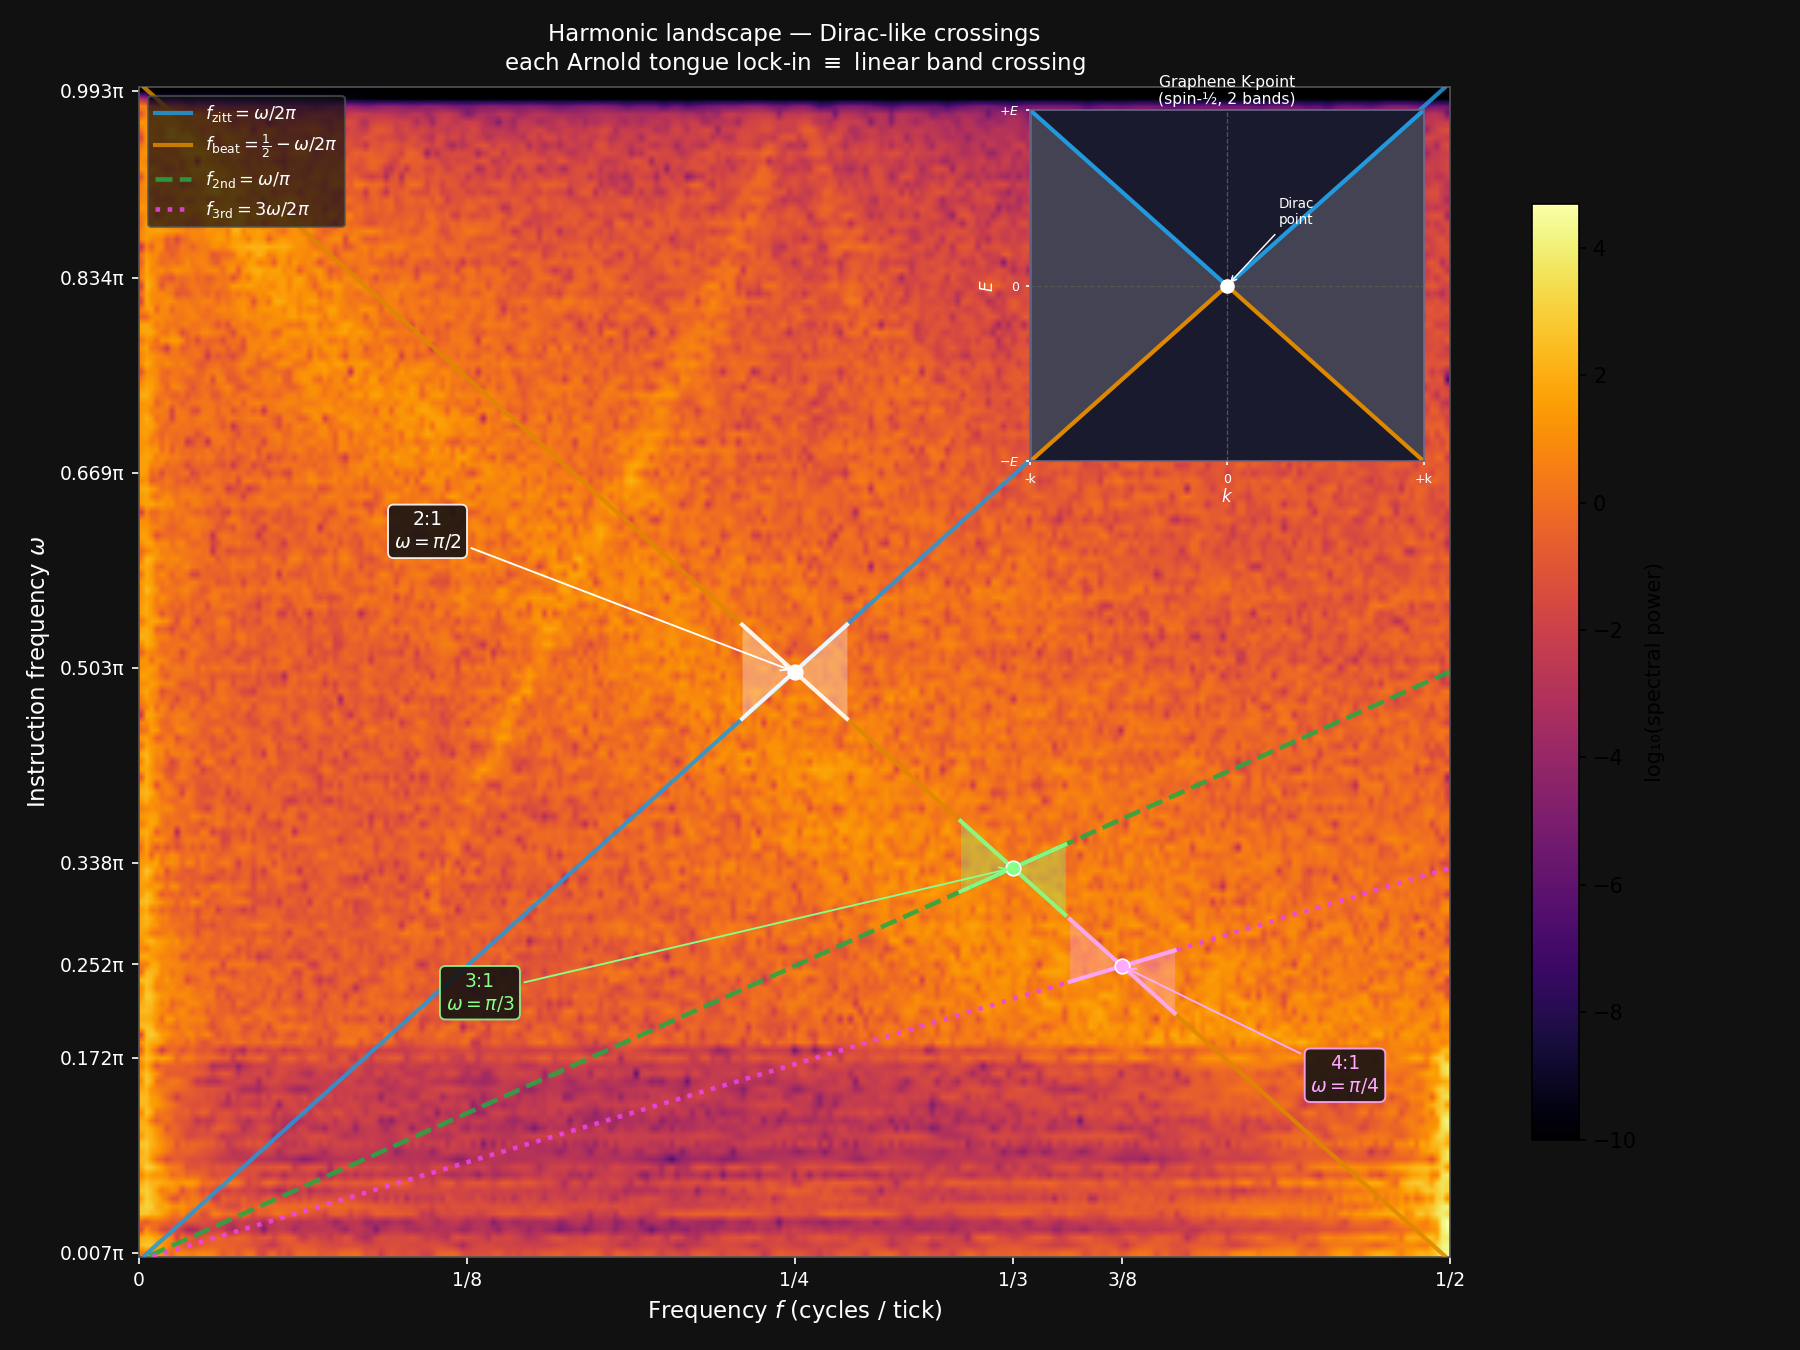

This figure's Python source:
"""
dirac_cones_overlay.py
Dirac cone annotations superimposed on the harmonic landscape heatmap,
with a graphene Dirac cone inset for comparison.

Requires: data/exp_harmonic_hires_powermap.npy  (generated by exp_harmonic_hires.py)
Falls back to a blank axes if the data file is not yet available.

Y-axis is row-index space (0..N_OMEGA=150) matching the original heatmap imshow.
Omega <-> row conversion:
    OMEGA_SCAN = linspace(0, pi, 152)[1:-1]  ->  omega_i = (i+1)*pi/151
    y_center(i) = i + 0.5
    =>  y(omega)  = omega * 151/pi - 0.5
    =>  omega(y)  = (y + 0.5) * pi / 151

Run from repo root:
    python figures/dirac_cones_overlay.py
Saves: figures/dirac_cones_overlay.pdf  +  .png
"""

import numpy as np
import matplotlib
matplotlib.use('Agg')
import matplotlib.pyplot as plt
import os

_ROOT    = os.path.abspath(os.path.join(os.path.dirname(__file__), '..'))
DATA_NPY = os.path.join(_ROOT, 'data', 'exp_harmonic_hires_powermap.npy')
OUT_DIR  = os.path.join(_ROOT, 'figures')

N_OMEGA  = 150
N_TICKS  = 512

C_BG     = '#111111'
C_TEXT   = 'white'

# ── Coordinate conversion ──────────────────────────────────────────────────────
def omega_to_y(omega):
    return omega * 151.0 / np.pi - 0.5

# ── Dispersion lines ───────────────────────────────────────────────────────────
f_arr = np.linspace(0, 0.5, 500)

lines = [
    dict(x=f_arr, y=302*f_arr - 0.5,
         color='#2299dd', lw=2.0, ls='-',
         label=r'$f_\mathrm{zitt} = \omega/2\pi$'),
    dict(x=f_arr, y=150.5 - 302*f_arr,
         color='#dd8800', lw=2.0, ls='-',
         label=r'$f_\mathrm{beat} = \frac{1}{2}-\omega/2\pi$'),
    dict(x=f_arr, y=151*f_arr - 0.5,
         color='#22aa44', lw=2.2, ls='--',
         label=r'$f_\mathrm{2nd} = \omega/\pi$'),
    dict(x=f_arr, y=(302/3)*f_arr - 0.5,
         color='#ee44ee', lw=2.2, ls=':',
         label=r'$f_\mathrm{3rd} = 3\omega/2\pi$'),
]
for ln in lines:
    mask = (ln['y'] >= 0) & (ln['y'] <= N_OMEGA)
    ln['x'] = ln['x'][mask]
    ln['y'] = ln['y'][mask]

# ── Crossing points ────────────────────────────────────────────────────────────
crossings = [
    dict(f=0.250, y=omega_to_y(np.pi/2),
         label='2:1\n$\\omega=\\pi/2$',  color='white',
         lxy=(0.11, omega_to_y(np.pi/2) + 18)),   # upper-left, plenty of space
    dict(f=1/3,   y=omega_to_y(np.pi/3),
         label='3:1\n$\\omega=\\pi/3$',  color='#88ff88',
         lxy=(0.13, omega_to_y(np.pi/3) - 16)),   # lower-left
    dict(f=3/8,   y=omega_to_y(np.pi/4),
         label='4:1\n$\\omega=\\pi/4$',  color='#ffaaff',
         lxy=(0.46, omega_to_y(np.pi/4) - 14)),   # lower-right, well clear of 3:1
]

# ── Cone geometry ──────────────────────────────────────────────────────────────
# slopes d(y_row)/d(f) for each crossing pair:
cone_specs = [
    dict(fc=0.250, yc=omega_to_y(np.pi/2), s1= 302,    s2=-302,   size=0.020, color='white'),
    dict(fc=1/3,   yc=omega_to_y(np.pi/3), s1= 151,    s2=-302,   size=0.020, color='#88ff88'),
    dict(fc=3/8,   yc=omega_to_y(np.pi/4), s1= 302/3,  s2=-302,   size=0.020, color='#ffaaff'),
]


def draw_cone(ax, fc, yc, s1, s2, size, color, alpha=0.32):
    df = np.linspace(0, size, 80)
    ax.fill_between(fc + df, yc + s1*df, yc + s2*df,
                    color=color, alpha=alpha, linewidth=0, zorder=4)
    ax.fill_between(fc - df, yc - s1*df, yc - s2*df,
                    color=color, alpha=alpha, linewidth=0, zorder=4)
    df_full = np.linspace(-size, size, 160)
    ax.plot(fc + df_full, yc + s1*df_full, color=color, lw=2.0, alpha=0.90, zorder=5)
    ax.plot(fc + df_full, yc + s2*df_full, color=color, lw=2.0, alpha=0.90, zorder=5)
    ax.plot(fc, yc, 'o', color=color, markersize=7, zorder=6,
            markeredgecolor='white', markeredgewidth=0.8)


# ── Graphene inset helper ──────────────────────────────────────────────────────
def draw_graphene_inset(ax_main):
    """
    Draw a small graphene Dirac cone schematic as an inset in the dark
    upper-right corner of the main axes (which is a region of low signal).
    Shows the local (k, E) picture at a single K-point for comparison.
    """
    # Place in axes-fraction coordinates: [left, bottom, width, height]
    ax_in = ax_main.inset_axes([0.68, 0.68, 0.30, 0.30])

    k = np.linspace(-1, 1, 200)

    # upper cone: E = +|k|
    ax_in.plot(k, np.abs(k),  color='#2299dd', lw=2.0)
    # lower cone: E = -|k|
    ax_in.plot(k, -np.abs(k), color='#dd8800', lw=2.0)

    # shading
    ax_in.fill_between(k[k >= 0],  k[k >= 0],  -k[k >= 0], alpha=0.18, color='white')
    ax_in.fill_between(k[k <= 0], -k[k <= 0],   k[k <= 0], alpha=0.18, color='white')

    # Dirac point
    ax_in.plot(0, 0, 'o', color='white', markersize=6,
               markeredgecolor='white', zorder=5)

    # axes lines
    ax_in.axhline(0, color='#555555', lw=0.6, ls='--')
    ax_in.axvline(0, color='#555555', lw=0.6, ls='--')

    # labels
    ax_in.set_xlabel('$k$',  color=C_TEXT, fontsize=8, labelpad=1)
    ax_in.set_ylabel('$E$',  color=C_TEXT, fontsize=8, labelpad=1)
    ax_in.set_title('Graphene K-point\n(spin-½, 2 bands)',
                    color=C_TEXT, fontsize=7.5, pad=3)
    ax_in.annotate('Dirac\npoint', xy=(0, 0), xytext=(0.35, 0.35),
                   color='white', fontsize=6.5,
                   arrowprops=dict(arrowstyle='->', color='white', lw=0.7),
                   ha='center')

    ax_in.set_xlim(-1, 1)
    ax_in.set_ylim(-1, 1)
    ax_in.set_xticks([-1, 0, 1])
    ax_in.set_xticklabels(['-k', '0', '+k'], color=C_TEXT, fontsize=6)
    ax_in.set_yticks([-1, 0, 1])
    ax_in.set_yticklabels([r'$-E$', '0', r'$+E$'], color=C_TEXT, fontsize=6)
    ax_in.tick_params(colors=C_TEXT, labelsize=6, length=2)

    ax_in.set_facecolor('#1a1a2e')
    for spine in ax_in.spines.values():
        spine.set_edgecolor('#666688')
        spine.set_linewidth(0.8)

    # border box
    for spine in ax_in.spines.values():
        spine.set_visible(True)

    return ax_in


# ── Main figure ────────────────────────────────────────────────────────────────
fig, ax = plt.subplots(figsize=(12, 9))
fig.patch.set_facecolor(C_BG)
ax.set_facecolor(C_BG)

# --- heatmap background ---
if os.path.exists(DATA_NPY):
    from scipy.fft import rfftfreq
    power_map = np.load(DATA_NPY)
    freqs     = rfftfreq(N_TICKS)
    im = ax.imshow(power_map, aspect='auto', origin='lower',
                   extent=[freqs[0], freqs[-1], 0, N_OMEGA],
                   cmap='inferno', interpolation='bilinear', zorder=1)
    plt.colorbar(im, ax=ax, label='log₁₀(spectral power)', shrink=0.8)
    print("Loaded heatmap from .npy")
else:
    ax.set_facecolor('#1a0a00')
    ax.text(0.25, 75, 'Run exp_harmonic_hires.py\nto generate heatmap data',
            color='#888888', ha='center', va='center', fontsize=12, style='italic')
    print("No heatmap data — showing lines only")

# --- dispersion lines ---
for ln in lines:
    ax.plot(ln['x'], ln['y'], color=ln['color'], lw=ln['lw'],
            ls=ln['ls'], label=ln['label'], zorder=3, alpha=0.85)

# --- cone shading ---
for cs in cone_specs:
    draw_cone(ax, cs['fc'], cs['yc'], cs['s1'], cs['s2'], cs['size'], cs['color'])

# --- crossing labels (spread out, no overlap) ---
for c in crossings:
    ax.annotate(c['label'],
                xy=(c['f'], c['y']),
                xytext=c['lxy'],
                color=c['color'], fontsize=9, ha='center', va='center',
                arrowprops=dict(arrowstyle='->', color=c['color'], lw=0.9),
                bbox=dict(boxstyle='round,pad=0.3', facecolor=C_BG,
                          edgecolor=c['color'], alpha=0.88, linewidth=0.9),
                zorder=7)

# --- graphene inset ---
draw_graphene_inset(ax)

# --- axes cosmetics ---
OMEGA_SCAN = np.linspace(0, np.pi, N_OMEGA + 2)[1:-1]
tick_idx   = np.array([0, 25, 37, 50, 75, 100, 125, 149])
tick_idx   = tick_idx[tick_idx < N_OMEGA]
ax.set_yticks(tick_idx + 0.5)
ax.set_yticklabels([f'{OMEGA_SCAN[i]/np.pi:.3f}π' for i in tick_idx],
                   color=C_TEXT, fontsize=9)

x_ticks  = [0, 0.125, 0.25, 1/3, 0.375, 0.5]
x_labels = ['0', '1/8', '1/4', '1/3', '3/8', '1/2']
ax.set_xticks(x_ticks)
ax.set_xticklabels(x_labels, color=C_TEXT, fontsize=9)
ax.tick_params(colors=C_TEXT, which='both')
for spine in ax.spines.values():
    spine.set_edgecolor('#555555')

ax.set_xlim(0, 0.5)
ax.set_ylim(0, N_OMEGA)
ax.set_xlabel('Frequency $f$ (cycles / tick)', color=C_TEXT, fontsize=11)
ax.set_ylabel('Instruction frequency $\\omega$', color=C_TEXT, fontsize=11)
ax.set_title(
    'Harmonic landscape — Dirac-like crossings\n'
    'each Arnold tongue lock-in $\\equiv$ linear band crossing',
    color=C_TEXT, fontsize=11, pad=8)

ax.legend(loc='upper left', fontsize=8.5, framealpha=0.7,
          facecolor=C_BG, edgecolor='#555555', labelcolor=C_TEXT)

# --- save ---
out_pdf = os.path.join(OUT_DIR, 'dirac_cones_overlay.pdf')
out_png = os.path.join(OUT_DIR, 'dirac_cones_overlay.png')
plt.tight_layout()
fig.savefig(out_pdf, dpi=150, facecolor=C_BG)
fig.savefig(out_png, dpi=150, facecolor=C_BG)
print(f'Saved: {out_pdf}')
print(f'Saved: {out_png}')
plt.close()
